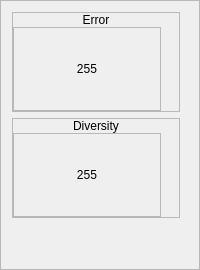
        <widget class="QFrame" name="frame_23">
         <property name="frameShape">
          <enum>QFrame::StyledPanel</enum>
         </property>
         <property name="frameShadow">
          <enum>QFrame::Raised</enum>
         </property>
         <layout class="QVBoxLayout" name="verticalLayout_31">
          <item>
           <widget class="QFrame" name="errorMainFrame">
            <property name="maximumSize">
             <size>
              <width>168</width>
              <height>16777215</height>
             </size>
            </property>
            <property name="frameShape">
             <enum>QFrame::StyledPanel</enum>
            </property>
            <property name="frameShadow">
             <enum>QFrame::Raised</enum>
            </property>
            <layout class="QVBoxLayout" name="verticalLayout_50">
             <property name="spacing">
              <number>0</number>
             </property>
             <property name="leftMargin">
              <number>0</number>
             </property>
             <property name="topMargin">
              <number>0</number>
             </property>
             <property name="rightMargin">
              <number>0</number>
             </property>
             <property name="bottomMargin">
              <number>0</number>
             </property>
             <item>
              <widget class="QLabel" name="label_20">
               <property name="text">
                <string>Error</string>
               </property>
               <property name="alignment">
                <set>Qt::AlignCenter</set>
               </property>
              </widget>
             </item>
             <item>
              <widget class="QFrame" name="frame_33">
               <property name="sizePolicy">
                <sizepolicy hsizetype="Maximum" vsizetype="Fixed">
                 <horstretch>0</horstretch>
                 <verstretch>0</verstretch>
                </sizepolicy>
               </property>
               <property name="maximumSize">
                <size>
                 <width>148</width>
                 <height>16777215</height>
                </size>
               </property>
               <property name="frameShape">
                <enum>QFrame::StyledPanel</enum>
               </property>
               <property name="frameShadow">
                <enum>QFrame::Raised</enum>
               </property>
               <layout class="QVBoxLayout" name="verticalLayout_51">
                <item>
                 <widget class="QLabel" name="errorValueLabel">
                  <property name="minimumSize">
                   <size>
                    <width>128</width>
                    <height>64</height>
                   </size>
                  </property>
                  <property name="maximumSize">
                   <size>
                    <width>128</width>
                    <height>64</height>
                   </size>
                  </property>
                  <property name="styleSheet">
                   <string notr="true">font: 75 26pt &quot;Segoe UI&quot;;</string>
                  </property>
                  <property name="text">
                   <string>255</string>
                  </property>
                  <property name="alignment">
                   <set>Qt::AlignCenter</set>
                  </property>
                 </widget>
                </item>
               </layout>
              </widget>
             </item>
            </layout>
           </widget>
          </item>
          <item>
           <widget class="QFrame" name="errorMainFrame_2">
            <property name="maximumSize">
             <size>
              <width>168</width>
              <height>16777215</height>
             </size>
            </property>
            <property name="frameShape">
             <enum>QFrame::StyledPanel</enum>
            </property>
            <property name="frameShadow">
             <enum>QFrame::Raised</enum>
            </property>
            <layout class="QVBoxLayout" name="verticalLayout_52">
             <property name="spacing">
              <number>0</number>
             </property>
             <property name="leftMargin">
              <number>0</number>
             </property>
             <property name="topMargin">
              <number>0</number>
             </property>
             <property name="rightMargin">
              <number>0</number>
             </property>
             <property name="bottomMargin">
              <number>0</number>
             </property>
             <item>
              <widget class="QLabel" name="label_21">
               <property name="text">
                <string>Diversity</string>
               </property>
               <property name="alignment">
                <set>Qt::AlignCenter</set>
               </property>
              </widget>
             </item>
             <item>
              <widget class="QFrame" name="frame_34">
               <property name="sizePolicy">
                <sizepolicy hsizetype="Maximum" vsizetype="Fixed">
                 <horstretch>0</horstretch>
                 <verstretch>0</verstretch>
                </sizepolicy>
               </property>
               <property name="maximumSize">
                <size>
                 <width>148</width>
                 <height>16777215</height>
                </size>
               </property>
               <property name="frameShape">
                <enum>QFrame::StyledPanel</enum>
               </property>
               <property name="frameShadow">
                <enum>QFrame::Raised</enum>
               </property>
               <layout class="QVBoxLayout" name="verticalLayout_53">
                <item>
                 <widget class="QLabel" name="diversityValueLabel">
                  <property name="minimumSize">
                   <size>
                    <width>128</width>
                    <height>64</height>
                   </size>
                  </property>
                  <property name="maximumSize">
                   <size>
                    <width>128</width>
                    <height>64</height>
                   </size>
                  </property>
                  <property name="styleSheet">
                   <string notr="true">font: 75 26pt &quot;Segoe UI&quot;;</string>
                  </property>
                  <property name="text">
                   <string>255</string>
                  </property>
                  <property name="alignment">
                   <set>Qt::AlignCenter</set>
                  </property>
                 </widget>
                </item>
               </layout>
              </widget>
             </item>
            </layout>
           </widget>
          </item>
          <item>
           <spacer name="verticalSpacer_4">
            <property name="orientation">
             <enum>Qt::Vertical</enum>
            </property>
            <property name="sizeHint" stdset="0">
             <size>
              <width>20</width>
              <height>40</height>
             </size>
            </property>
           </spacer>
          </item>
         </layout>
        </widget>
